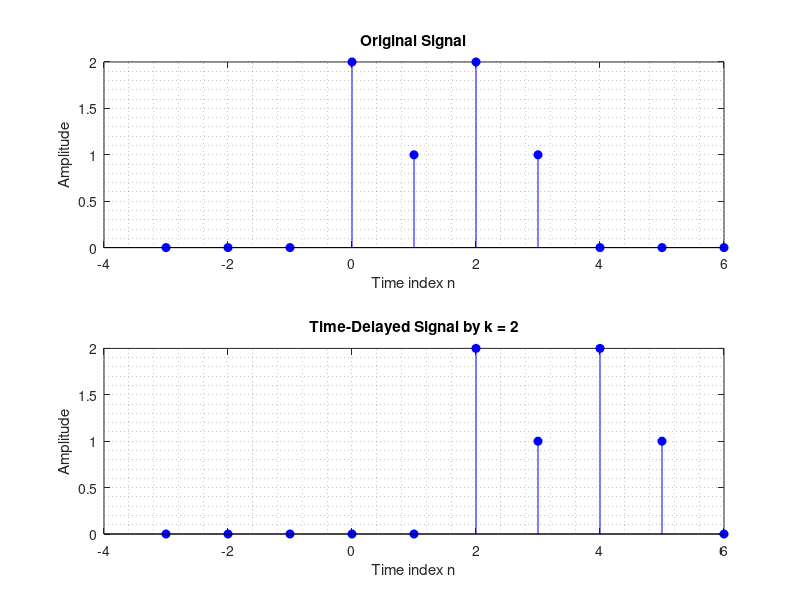
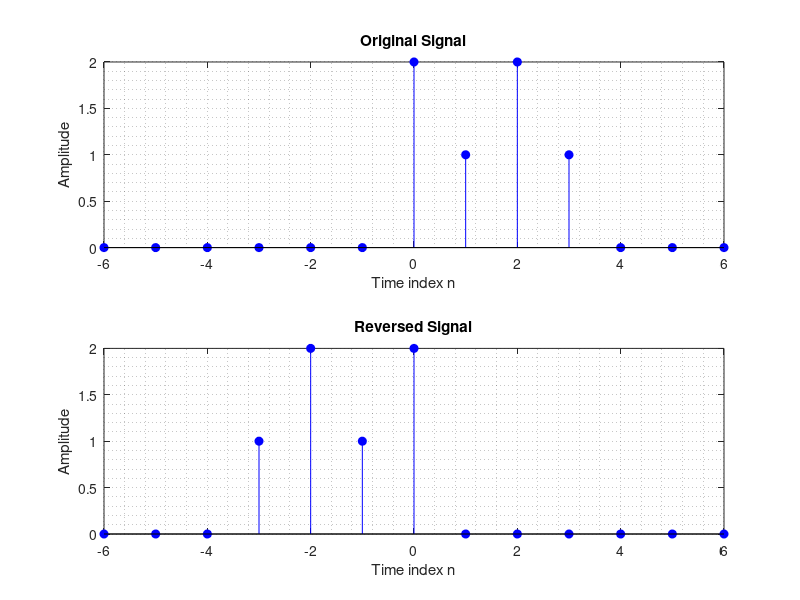
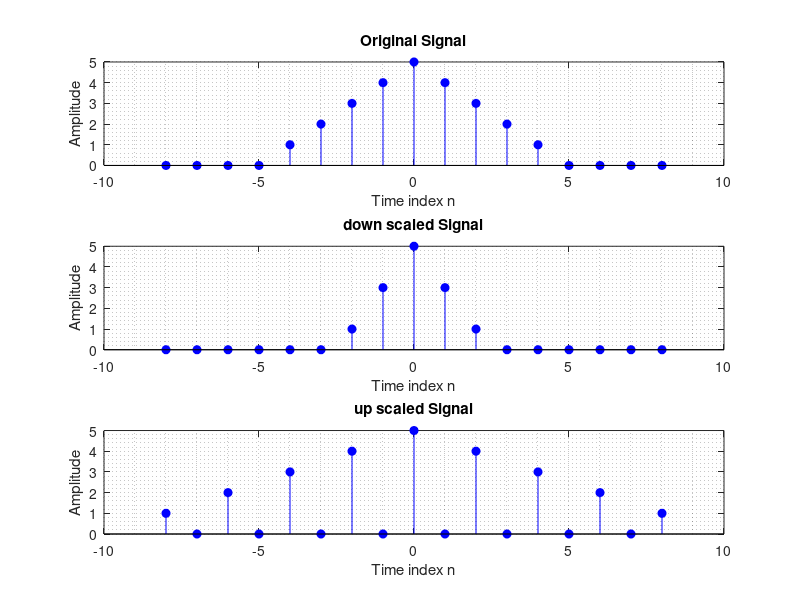
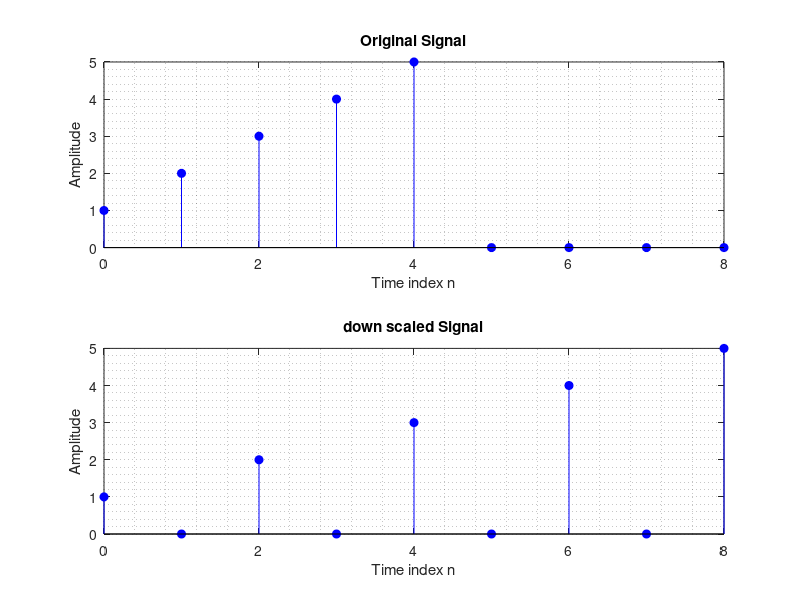

The MATLAB script that drew these images, in order:
%% right shift  or time delay
clc;                 % Clear Command Window
clear all;           % Clear Workspace
close all;           % Close All Windows (figures)


% time delay / right shifting
%  y(n) = x(n-k) ; k>=0

% Define the original signal
xn = [ 0  0  0 2 1 2 1 0 0 0];           % Example signal
n = [-3 -2 -1 0 1 2 3 4 5 6];           % Time indices for the original signal
k = 2;
 
%y(-3) = -3-2 = -5 = -
%y(-2) = -2-2 = -4 = -
%y(-1) = -1-2 = -3 = 2
%y(0)  =  0-2 = -2 = 3
%y(1)  =  1-2 = -1 = 4
%.
%.
% start howar ktha chilo -3 te but started at -1 = -3 + k;
% end howar kotha chilo 1 e but ended at 1+k = 3;
% right shifted / time delay
% consider my concern -1 to 3 think of its view point.

s = min(n) + k;
e = max(n) + k;
yn = zeros(size(n));

for i = 1:length(n)
    new_n = n(i) - k; % when i = 1, n(1) = -3, new_n = -5
    %check if new_n exist
    pos = find(n == new_n) %Find the index where new n exist
    disp(pos)
    if isempty(pos) %pos not found in n array
       % assign y(i) = - i.e , 0 already

   else
       yn(i) = xn(pos);
    end
end

% Plotting
subplot(2,1,1);
stem(n, xn, "filled", "b");
title('Original Signal');
xlabel('Time index n');
ylabel('Amplitude');
grid minor;

subplot(2,1,2);
stem(n, yn, "filled", "b");
title(['Time-Delayed Signal by k = ' num2str(k)]);
xlabel('Time index n');
ylabel('Amplitude');
grid minor;

%%
clc;                 % Clear Command Window
clear all;           % Clear Workspace
close all;           % Close All Windows (figures)
% reverse signal
%  y(n) = x(-n) ; 

%n =     [-3,-2,-1,0,1];
%xn =    [ 2, 3, 4,5,6];

%yn start = -1
%     end =  3

% Reverse signal
% y(n) = x(-n) ;
xn = [ 0  0  0  0  0  0 2 1 2 1 0 0 0];         
n = [-6 -5 -4 -3 -2 -1 0 1 2 3 4 5 6]; 
yn = zeros(size(n));

for i = 1:length(n)
    new_n = -n(i);
    % i = 1, n(1) = -3, new_n = 3
    % i = 2, n(2) = -2, new_n = 2
    %i = 7, n(7) = 1, new_n = -1
    pos = find(n == new_n); % Added missing semicolon here
    
    if isempty(pos)
        % yn(i) remains zero
    else
        yn(i) = xn(pos);
    end
end

% Plotting
figure;
subplot(2,1,1);
stem(n, xn, "filled", "b");
title('Original Signal');
xlabel('Time index n');
ylabel('Amplitude');
grid minor;

subplot(2,1,2);
stem(n, yn, "filled", "b");
title('Reversed Signal'); % Fixed the syntax error in title
xlabel('Time index n');
ylabel('Amplitude');
grid minor;

%% scaled signal
%%

clc;                 % Clear Command Window
clear all;           % Clear Workspace
close all;           % Close All Windows (figures)
% %down scaled signal
%  y(n) = x(2n) ; 

xn = [ 0  0  0  0  1  2  3  4 5 4 3 2 1 0 0 0 0];       
n = [-8 -7 -6 -5 -4 -3 -2 -1 0 1 2 3 4 5 6 7 8];  

%yn start = -1*2 = -2
%     end =  1*2;

yn = zeros(size(n));

for i = 1:length(n)
    new_n = 2*n(i);
    pos = find(n == new_n); % Added missing semicolon here
    
    if isempty(pos)
        % yn(i) remains zero
    else
        yn(i) = xn(pos);
    end
end

% Plotting
figure;
subplot(3,1,1);
stem(n, xn, "filled", "b");
title('Original Signal');
xlabel('Time index n');
ylabel('Amplitude');
grid minor;

subplot(3,1,2);
stem(n, yn, "filled", "b");
title('down scaled Signal'); % Fixed the syntax error in title
xlabel('Time index n');
ylabel('Amplitude');
grid minor;

yn = zeros(size(n));

for i = 1:length(n)
    new_n = 0.5*n(i);
    pos = find(n == new_n); % Added missing semicolon here
    
    if isempty(pos)
        % yn(i) remains zero
    else
        yn(i) = xn(pos);
    end
end

% Plotting
subplot(3,1,3);
stem(n, yn, "filled", "b");
title('up scaled Signal'); % Fixed the syntax error in title
xlabel('Time index n');
ylabel('Amplitude');
grid minor;

%% upscaled
%%

clc;                 % Clear Command Window
clear all;           % Clear Workspace
close all;           % Close All Windows (figures)
% %down scaled signal
%  y(n) = x(2n) ; 

n =     [0,1,2,3,4, 5, 6, 7, 8];
xn =    [ 1,2, 3, 4,5,0, 0, 0, 0];

%yn start = -1*0.5 
%     end =  1*0.5;

yn = zeros(size(n));

for i = 1:length(n)
    new_n = 0.5*n(i);
    pos = find(n == new_n); % Added missing semicolon here
    
    if isempty(pos)
        % yn(i) remains zero
    else
        yn(i) = xn(pos);
    end
end

% Plotting
figure;
subplot(2,1,1);
stem(n, xn, "filled", "b");
title('Original Signal');
xlabel('Time index n');
ylabel('Amplitude');
grid minor;

subplot(2,1,2);
stem(n, yn, "filled", "b");
title('down scaled Signal'); % Fixed the syntax error in title
xlabel('Time index n');
ylabel('Amplitude');
grid minor;
%%
%%

clc;                 % Clear Command Window
clear all;           % Clear Workspace
close all;           % Close All Windows (figures)
% %down scaled signal
%  y(n) = x(2n) ; 

% Define the original signal
xn = [ 0  0  0  0  1  2  3  4 5 4 3 2 1 0 0 0 0];           % Example signal
n = [-8 -7 -6 -5 -4 -3 -2 -1 0 1 2 3 4 5 6 7 8]; 

%yn start = -1*0.5 
%     end =  1*0.5;

yn = zeros(size(n));

for i = 1:length(n)
    new_n = 0.5*n(i);
    pos = find(n == new_n); % Added missing semicolon here
    
    if isempty(pos)
        % yn(i) remains zero
    else
        yn(i) = xn(pos);
    end
end

% Plotting
figure;
subplot(2,1,1);
stem(n, xn, "filled", "b");
title('Original Signal');
xlabel('Time index n');
ylabel('Amplitude');
grid minor;

subplot(2,1,2);
stem(n, yn, "filled", "b");
title('down scaled Signal'); % Fixed the syntax error in title
xlabel('Time index n');
ylabel('Amplitude');
grid minor;

%%
%%

clc;                 % Clear Command Window
clear all;           % Clear Workspace
close all;           % Close All Windows (figures)
% %down scaled signal
%  y(n) = x(2n) ; 

n =     [-3,-2,-1,0,1];
xn =    [ 2, 3, 4,5,6];

%yn start = -1*2 = -2
%     end =  1*2;

yn = zeros(size(n));

for i = 1:length(n)
    new_n = 2*n(i);
    pos = find(n == new_n); % Added missing semicolon here
    
    if isempty(pos)
        % yn(i) remains zero
    else
        yn(i) = xn(pos);
    end
end

% Plotting
figure;
subplot(2,1,1);
stem(n, xn, "filled", "b");
title('Original Signal');
xlabel('Time index n');
ylabel('Amplitude');
grid minor;

subplot(2,1,2);
stem(n, yn, "filled", "b");
title('down scaled Signal'); % Fixed the syntax error in title
xlabel('Time index n');
ylabel('Amplitude');
grid minor;

%% upscaled
%%
%%

clc;                 % Clear Command Window
clear all;           % Clear Workspace
close all;           % Close All Windows (figures)
% %down scaled signal
%  y(n) = x(2n) ; 

xn = [ 0  0  0  0  1  2  3  4 5 4 3 2 1 0 0 0 0];           % Example signal
n = [-8 -7 -6 -5 -4 -3 -2 -1 0 1 2 3 4 5 6 7 8];

%yn start = -1*2 = -2
%     end =  1*2;

yn = zeros(size(n));

for i = 1:length(n)
    new_n = 2*n(i);
    pos = find(n == new_n); % Added missing semicolon here
    
    if isempty(pos)
        % yn(i) remains zero
    else
        yn(i) = xn(pos);
    end
end

% Plotting
figure;
subplot(2,1,1);
stem(n, xn, "filled", "b");
title('Original Signal');
xlabel('Time index n');
ylabel('Amplitude');
grid minor;

subplot(2,1,2);
stem(n, yn, "filled", "b");
title('down scaled Signal'); % Fixed the syntax error in title
xlabel('Time index n');
ylabel('Amplitude');
grid minor;
